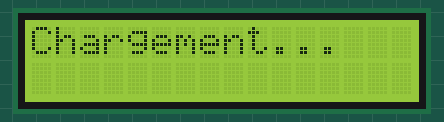
This sketch was run on a simulated Arduino Uno, built with avr-gcc and run on an emulated ATmega328P. Shown: 16×2 character LCD.

Above: at 0.1 s.
At 1.5 s:
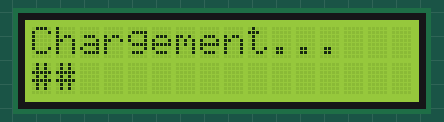
At 2.9 s:
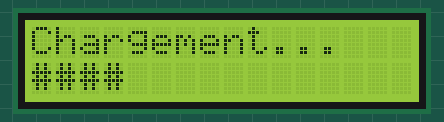
At 5.7 s:
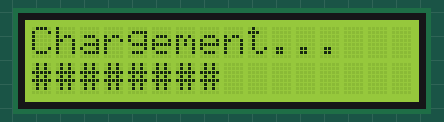
At 8.5 s:
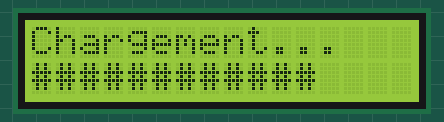
At 11.3 s:
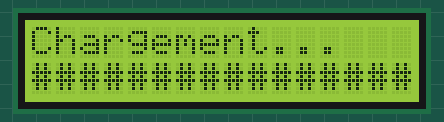

The sketch:

demo_ok.ino
```cpp
#include <LiquidCrystal.h>

// Définir les broches de l'écran LCD
const int RS = 12;
const int EN = 11;
const int D4 = 5;
const int D5 = 4;
const int D6 = 3;
const int D7 = 2;

// Initialisation de l'écran LCD
LiquidCrystal lcd(RS, EN, D4, D5, D6, D7);

// Variables pour la barre de chargement
int position = 0;
unsigned long dernierTemps = 0;
const unsigned long intervalle = 700;  // 3 secondes

void setup() {
  lcd.begin(16, 2);      // LCD 16 colonnes, 2 lignes
  lcd.clear();
  lcd.setCursor(0, 0);
  lcd.print("Chargement...");
}

void loop() {
  unsigned long maintenant = millis();

  // Toutes les 3 secondes, ajouter un bloc à la barre
  if ((maintenant - dernierTemps >= intervalle) && position < 16) {
    lcd.setCursor(position, 1);  // Ligne 2, colonne actuelle
    lcd.print("#"); // ou lcd.print("="); ou lcd.print(">");
    //lcd.write(byte(255));        // Affiche un rectangle plein (█)
    position++;
    dernierTemps = maintenant;
  }

  // Facultatif : Redémarre la barre une fois remplie
  if (position >= 16) {
    delay(2000);                 // Pause 2 secondes à la fin
    lcd.setCursor(0, 1);
    lcd.print("                ");  // Efface la ligne
    position = 0;                // Réinitialise la position
    dernierTemps = millis();    // Redémarre le timer
  }
}
```

Measured:
- by itself, everything shown: repeats every 13.2 s, in 17 steps
- what the display in image 1 shows lasts 0.7 s, from 1.4 s to 2.1 s
- what the display in image 5 shows lasts 2.0 s, from 11.2 s to 13.2 s
